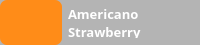
                  <widget class="QWidget" name="bestSell" native="true">
                   <property name="minimumSize">
                    <size>
                     <width>0</width>
                     <height>45</height>
                    </size>
                   </property>
                   <property name="maximumSize">
                    <size>
                     <width>16777215</width>
                     <height>45</height>
                    </size>
                   </property>
                   <property name="styleSheet">
                    <string notr="true">background-color: rgb(180,180,180);
border-radius:7px;
</string>
                   </property>
                   <layout class="QHBoxLayout" name="horizontalLayout_5">
                    <property name="leftMargin">
                     <number>0</number>
                    </property>
                    <property name="topMargin">
                     <number>0</number>
                    </property>
                    <property name="bottomMargin">
                     <number>0</number>
                    </property>
                    <item>
                     <widget class="QWidget" name="widget_20" native="true">
                      <property name="minimumSize">
                       <size>
                        <width>51</width>
                        <height>0</height>
                       </size>
                      </property>
                      <property name="styleSheet">
                       <string notr="true">background-color: rgb(255, 140, 24);</string>
                      </property>
                      <layout class="QVBoxLayout" name="verticalLayout_27">
                       <item>
                        <widget class="QToolButton" name="toolButton">
                         <property name="text">
                          <string/>
                         </property>
                         <property name="icon">
                          <iconset>
                           <normaloff>:/iCons/icons/coffee-cup4.png</normaloff>:/iCons/icons/coffee-cup4.png</iconset>
                         </property>
                         <property name="iconSize">
                          <size>
                           <width>30</width>
                           <height>30</height>
                          </size>
                         </property>
                        </widget>
                       </item>
                      </layout>
                     </widget>
                    </item>
                    <item>
                     <widget class="QLabel" name="bestSell1">
                      <property name="minimumSize">
                       <size>
                        <width>121</width>
                        <height>31</height>
                       </size>
                      </property>
                      <property name="maximumSize">
                       <size>
                        <width>121</width>
                        <height>31</height>
                       </size>
                      </property>
                      <property name="font">
                       <font>
                        <family>Poppins</family>
                        <pointsize>10</pointsize>
                        <bold>true</bold>
                       </font>
                      </property>
                      <property name="styleSheet">
                       <string notr="true">color: white;
</string>
                      </property>
                      <property name="text">
                       <string>Americano Strawberry</string>
                      </property>
                      <property name="wordWrap">
                       <bool>true</bool>
                      </property>
                     </widget>
                    </item>
                   </layout>
                  </widget>
